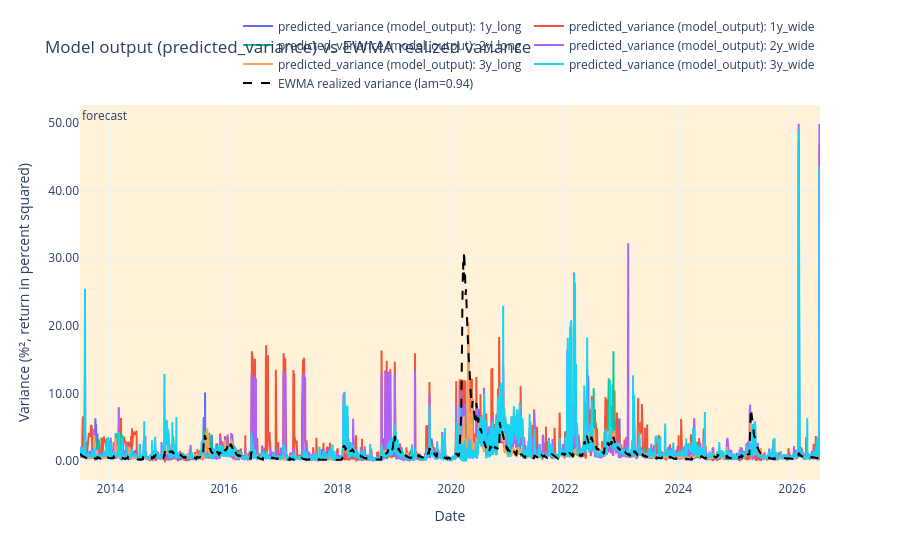

Source (notebook cell):
### Code cell
# Model outputs (predicted_variance) against the EWMA realized variance, common days
plot_models_output_vs_realized_variance(
    display_calendar,
    {key: run['residual_bank'] for key, run in runs.items()},
    only_forecast_window=True,
)

### Figure 1 — Plotly figure (JSON) as saved in the notebook; plotly's stock layout.template omitted (floating-point values rounded to 4 significant figures; data arrays with more than 128 entries replaced by an {"elided": "..."} marker saying what was removed)
{"data": [{"hovertemplate": "<b>%{x}</b><br>1y_long: %{y:.3f} %²<extra></extra>", "line": {"color": "#636EFA", "width": 2}, "mode": "lines", "name": "predicted_variance (model_output): 1y_long", "type": "scatter", "x": {"elided": "3276 str values"}, "y": {"elided": "3276 float values"}}, {"hovertemplate": "<b>%{x}</b><br>1y_wide: %{y:.3f} %²<extra></extra>", "line": {"color": "#EF553B", "width": 2}, "mode": "lines", "name": "predicted_variance (model_output): 1y_wide", "type": "scatter", "x": {"elided": "3276 str values"}, "y": {"elided": "3276 float values"}}, {"hovertemplate": "<b>%{x}</b><br>2y_long: %{y:.3f} %²<extra></extra>", "line": {"color": "#00CC96", "width": 2}, "mode": "lines", "name": "predicted_variance (model_output): 2y_long", "type": "scatter", "x": {"elided": "3276 str values"}, "y": {"elided": "3276 float values"}}, {"hovertemplate": "<b>%{x}</b><br>2y_wide: %{y:.3f} %²<extra></extra>", "line": {"color": "#AB63FA", "width": 2}, "mode": "lines", "name": "predicted_variance (model_output): 2y_wide", "type": "scatter", "x": {"elided": "3276 str values"}, "y": {"elided": "3276 float values"}}, {"hovertemplate": "<b>%{x}</b><br>3y_long: %{y:.3f} %²<extra></extra>", "line": {"color": "#FFA15A", "width": 2}, "mode": "lines", "name": "predicted_variance (model_output): 3y_long", "type": "scatter", "x": {"elided": "3276 str values"}, "y": {"elided": "3276 float values"}}, {"hovertemplate": "<b>%{x}</b><br>3y_wide: %{y:.3f} %²<extra></extra>", "line": {"color": "#19D3F3", "width": 2}, "mode": "lines", "name": "predicted_variance (model_output): 3y_wide", "type": "scatter", "x": {"elided": "3276 str values"}, "y": {"elided": "3276 float values"}}, {"hovertemplate": "<b>%{x}</b><br>EWMA realized variance: %{y:.3f} %²<extra></extra>", "line": {"color": "black", "dash": "dash", "width": 2}, "mode": "lines", "name": "EWMA realized variance (lam=0.94)", "type": "scatter", "x": {"elided": "3276 str values"}, "y": {"elided": "3276 float values"}}], "layout": {"annotations": [{"showarrow": false, "text": "forecast", "x": "2013-06-20T00:00:00", "xanchor": "left", "xref": "x", "y": 1, "yanchor": "top", "yref": "y domain"}], "hovermode": "x unified", "legend": {"orientation": "h", "x": 1, "xanchor": "right", "y": 1.02, "yanchor": "bottom"}, "shapes": [{"fillcolor": "orange", "layer": "below", "line": {"width": 0}, "opacity": 0.15, "type": "rect", "x0": "2013-06-20T00:00:00", "x1": "2026-06-30T00:00:00", "xref": "x", "y0": 0, "y1": 1, "yref": "y domain"}], "title": {"text": "Model output (predicted_variance) vs EWMA realized variance"}, "xaxis": {"title": {"text": "Date"}}, "yaxis": {"tickformat": ".2f", "title": {"text": "Variance (%², return in percent squared)"}}}}
